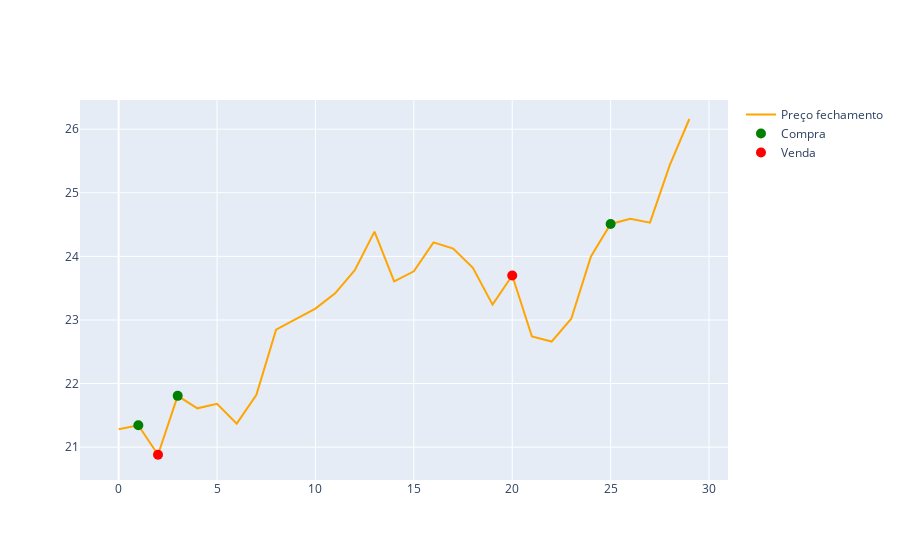

The notebook cell saved with this chart:
### Code cell
df_plot = df_ticker

fig = go.Figure()

fig.add_trace(go.Scatter(x=df_plot.index,
                         y=df_plot['Close'],
                         name="Preço fechamento",
                         line_color='orange'
                         ))

fig.add_trace(go.Scatter(x=df_plot.index,
                         y=df_plot['preco_compra'],
                         name="Compra",
                         mode='markers',
                         marker=  dict(
                            color='green',
                            size=10,
                            )
                         ))

fig.add_trace(go.Scatter(x=df_plot.index,
                         y=df_plot['preco_venda'],
                         name="Venda",
                         mode='markers',
                         marker=  dict(
                            color='red',
                            size=10,
                            )
                         ))

fig.show()

### Figure 1 — Plotly figure (JSON) as saved in the notebook; plotly's stock layout.template omitted (floating-point values rounded to 4 significant figures)
{"data": [{"line": {"color": "orange"}, "name": "Preço fechamento", "type": "scatter", "x": [0, 1, 2, 3, 4, 5, 6, 7, 8, 9, 10, 11, 12, 13, 14, 15, 16, 17, 18, 19, 20, 21, 22, 23, 24, 25, 26, 27, 28, 29], "y": [21.28, 21.34, 20.88, 21.81, 21.61, 21.68, 21.37, 21.82, 22.85, 23.02, 23.18, 23.42, 23.78, 24.39, 23.61, 23.77, 24.22, 24.12, 23.82, 23.24, 23.7, 22.74, 22.66, 23.02, 24, 24.51, 24.59, 24.53, 25.43, 26.16]}, {"marker": {"color": "green", "size": 10}, "mode": "markers", "name": "Compra", "type": "scatter", "x": [0, 1, 2, 3, 4, 5, 6, 7, 8, 9, 10, 11, 12, 13, 14, 15, 16, 17, 18, 19, 20, 21, 22, 23, 24, 25, 26, 27, 28, 29], "y": [null, 21.34, null, 21.81, null, null, null, null, null, null, null, null, null, null, null, null, null, null, null, null, null, null, null, null, null, 24.51, null, null, null, null]}, {"marker": {"color": "red", "size": 10}, "mode": "markers", "name": "Venda", "type": "scatter", "x": [0, 1, 2, 3, 4, 5, 6, 7, 8, 9, 10, 11, 12, 13, 14, 15, 16, 17, 18, 19, 20, 21, 22, 23, 24, 25, 26, 27, 28, 29], "y": [null, null, 20.88, null, null, null, null, null, null, null, null, null, null, null, null, null, null, null, null, null, 23.7, null, null, null, null, null, null, null, null, null]}], "layout": {}}
